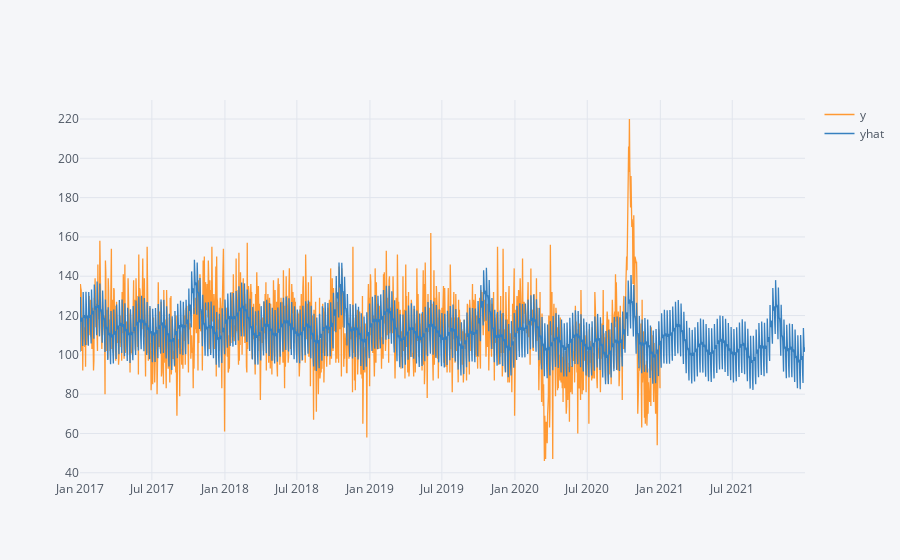

The notebook cell this image was saved under:
### Code cell
graf3.iplot()

### Figure 1 — Plotly figure (JSON) as saved in the notebook; plotly's stock layout.template omitted (floating-point values rounded to 4 significant figures; data arrays with more than 128 entries replaced by an {"elided": "..."} marker saying what was removed)
{"data": [{"line": {"color": "rgba(255, 153, 51, 1.0)", "dash": "solid", "shape": "linear", "width": 1.3}, "mode": "lines", "name": "y", "text": "", "type": "scatter", "x": {"elided": "1826 str values"}, "y": {"elided": "1826 mixed values"}}, {"line": {"color": "rgba(55, 128, 191, 1.0)", "dash": "solid", "shape": "linear", "width": 1.3}, "mode": "lines", "name": "yhat", "text": "", "type": "scatter", "x": {"elided": "1826 str values"}, "y": {"elided": "1826 float values"}}], "layout": {"legend": {"bgcolor": "#F5F6F9", "font": {"color": "#4D5663"}}, "paper_bgcolor": "#F5F6F9", "plot_bgcolor": "#F5F6F9", "title": {"font": {"color": "#4D5663"}}, "xaxis": {"gridcolor": "#E1E5ED", "showgrid": true, "tickfont": {"color": "#4D5663"}, "title": {"font": {"color": "#4D5663"}, "text": ""}, "zerolinecolor": "#E1E5ED"}, "yaxis": {"gridcolor": "#E1E5ED", "showgrid": true, "tickfont": {"color": "#4D5663"}, "title": {"font": {"color": "#4D5663"}, "text": ""}, "zerolinecolor": "#E1E5ED"}}}
